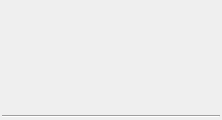
<?xml version="1.0" encoding="UTF-8"?>
<ui version="4.0">
 <class>PixelSortFilterNode</class>
 <widget class="QWidget" name="PixelSortFilterNode">
  <property name="geometry">
   <rect>
    <x>0</x>
    <y>0</y>
    <width>222</width>
    <height>120</height>
   </rect>
  </property>
  <property name="sizePolicy">
   <sizepolicy hsizetype="Preferred" vsizetype="Fixed">
    <horstretch>0</horstretch>
    <verstretch>0</verstretch>
   </sizepolicy>
  </property>
  <property name="windowTitle">
   <string>Form</string>
  </property>
  <layout class="QVBoxLayout" name="verticalLayout">
   <property name="spacing">
    <number>2</number>
   </property>
   <property name="leftMargin">
    <number>2</number>
   </property>
   <property name="topMargin">
    <number>2</number>
   </property>
   <property name="rightMargin">
    <number>2</number>
   </property>
   <property name="bottomMargin">
    <number>2</number>
   </property>
   <item>
    <widget class="QWidget" name="NodeUiBase" native="true">
     <property name="sizePolicy">
      <sizepolicy hsizetype="Preferred" vsizetype="Fixed">
       <horstretch>0</horstretch>
       <verstretch>0</verstretch>
      </sizepolicy>
     </property>
     <property name="minimumSize">
      <size>
       <width>0</width>
       <height>26</height>
      </size>
     </property>
     <property name="maximumSize">
      <size>
       <width>16777215</width>
       <height>26</height>
      </size>
     </property>
     <layout class="QVBoxLayout" name="verticalLayout_5">
      <property name="spacing">
       <number>0</number>
      </property>
      <property name="leftMargin">
       <number>0</number>
      </property>
      <property name="topMargin">
       <number>0</number>
      </property>
      <property name="rightMargin">
       <number>0</number>
      </property>
      <property name="bottomMargin">
       <number>0</number>
      </property>
      <item>
       <layout class="QVBoxLayout" name="NodeCommonWidgetLayout">
        <property name="sizeConstraint">
         <enum>QLayout::SetMaximumSize</enum>
        </property>
       </layout>
      </item>
     </layout>
    </widget>
   </item>
   <item>
    <widget class="QWidget" name="widget" native="true">
     <layout class="QVBoxLayout" name="verticalLayout_2">
      <property name="spacing">
       <number>2</number>
      </property>
      <property name="leftMargin">
       <number>0</number>
      </property>
      <property name="topMargin">
       <number>0</number>
      </property>
      <property name="rightMargin">
       <number>0</number>
      </property>
      <property name="bottomMargin">
       <number>20</number>
      </property>
      <item>
       <layout class="QVBoxLayout" name="NodeSpecificWidgetLayout"/>
      </item>
     </layout>
    </widget>
   </item>
   <item>
    <widget class="Line" name="line">
     <property name="orientation">
      <enum>Qt::Horizontal</enum>
     </property>
    </widget>
   </item>
  </layout>
 </widget>
 <resources/>
 <connections/>
</ui>
